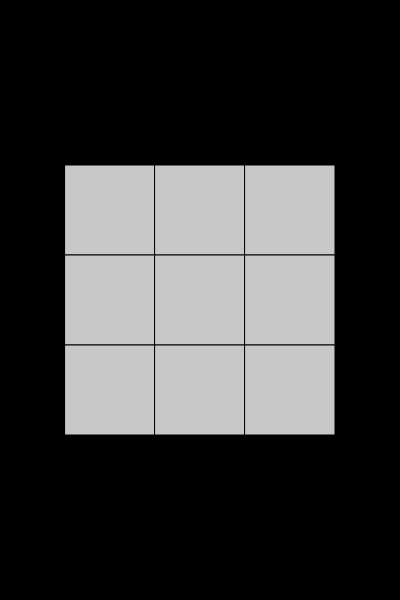
Frame 1 (no input)
Frame 60 (no input): identical to frame 1, image omitted
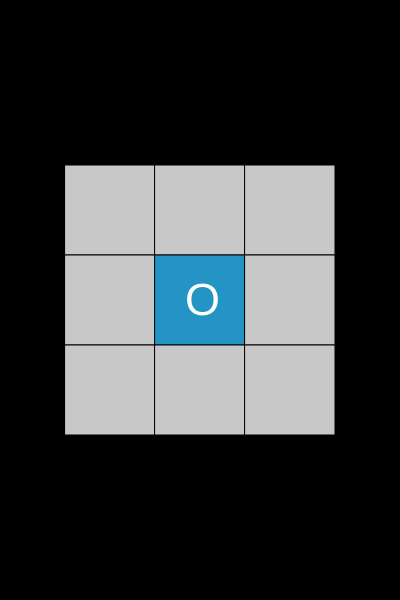
Frame 120 (the mouse pressed at the canvas centre since frame 60)

The p5.js sketch that drew these frames (run headless with seeded random() and noise() and a simulated clock; from frame 60 on, the mouse is pressed at the canvas centre):

// p5.js sketch
// ── sketch.js
var matrix;
var restartButton;

function setup() {
  createCanvas(400, 600);
  matrix = new Matrix();
  matrix.init(600, 400);
}

function draw() {
  background(0);
  matrix.show();
  if (matrix.checkIfGameEnded()) {
    restartButton = createButton(PLAY_AGAIN);
    restartButton.position(width / 2 - (textWidth(PLAY_AGAIN) / 2), height - 30);
    restartButton.mousePressed(restart);
  }
}

function mousePressed() {
  matrix.clicked(mouseX, mouseY);
  matrix.checkWinner();
}

function restart() {
  matrix.init();
}
// ── matrix.js
var Matrix = function() {
  const SPACE_WIDTH = 90;
  this.VALUE_X = 'X';
  this.VALUE_O = 'O';
  this.message = '';

  let spaces = [[],[],[]];
  let yPos = 600/2;
  let xPos = 400/2;
  let leftPadding = xPos - (SPACE_WIDTH * (spaces.length / 2));
  let upPadding = yPos - (SPACE_WIDTH * (spaces.length / 2));
  let nextValue = this.VALUE_O;
  let hasWinner = false;

  this.init = function(canvasHeight, canvasWidth) {
    spaces = [
      [null, null, null],
      [null, null, null],
      [null, null, null],
    ];
    nextValue = this.VALUE_O;
    this.message = '';
    hasWinner = false;
    yPos = canvasHeight && !isNaN(canvasHeight) ? canvasHeight / 2 : yPos;
    xPos = canvasHeight && !isNaN(canvasWidth) ? canvasWidth / 2 : xPos;
  }

  this.show = function() {
    spaces.map((row, rowIndex) => {
      row.map((col, colIndex) => {
        const newX =  leftPadding + (colIndex * SPACE_WIDTH);
        const newY = upPadding + (rowIndex * SPACE_WIDTH);
        const value = spaces[rowIndex][colIndex] || ''
        switch (value) {
          case this.VALUE_X: fill(196, 35, 112); break;
          case this.VALUE_O: fill(35, 148, 196); break;
          default: fill(200); break;
        }
        rect(
          newX,
          newY,
          SPACE_WIDTH,
          SPACE_WIDTH
        );
        textSize(SPACE_WIDTH / 2);
        fill(255);
        text(
          spaces[rowIndex][colIndex] || '',
          newX + (SPACE_WIDTH / 2) - (textWidth('X') / 2),
          newY + (SPACE_WIDTH / 1.5)
        );
      })
    });
    textSize(SPACE_WIDTH / 5);
    fill(255);
    text(
      this.message,
      xPos - (textWidth(this.message) / 2),
      upPadding + (4 * SPACE_WIDTH)
    );
  }

  this.clicked = function(mouseX, mouseY) {
    if (isNaN(mouseX) || isNaN(mouseY)) {
      throw new Error('Invalid types for parameters mouseX or mouseY.')
    }
    const row = Math.floor((mouseY - upPadding) / SPACE_WIDTH);
    const col = Math.floor((mouseX - leftPadding) / SPACE_WIDTH);
    if (row >= 0 && row <= 2 && col >= 0 && col <= 2 && !hasWinner) {
      if (!spaces[row][col]) {
        console.log(`matrix.clicked(${mouseX}, ${mouseY}); // ${row},${col} - ${nextValue}`);
        spaces[row][col] = nextValue;
        nextValue = nextValue === this.VALUE_O ? this.VALUE_X : this.VALUE_O;
        this.message = '';
      } else {
        this.message = SPACE_TAKEN;
      }
    }
    return false;
  }

  this.checkWinner = function() {
    let winner = [0,1,2].reduce((winner, value, i) => {
      if (!winner.isWinner) {
        // Horizontal
        winner = getWinner(spaces, i, true);
        if (!winner.isWinner) {
          // Vertical
          winner = getWinner(spaces, i, false);
          if (!winner.isWinner) {
            winner = getDiagonalWinner(spaces);
          }
        }
      }
      return winner;
    }, { isWinner: false });

    this.message = winner.isWinner ? `${winner.value}${WINNER}` : '';
    hasWinner = winner.isWinner;
    return winner;
  }

  this.checkIfGameEnded = function() {
    const fullMatrix = spaces.reduce((isFull, rows) => {
      return isFull &&
        rows[0] !== null &&
        rows[1] !== null &&
        rows[2] !== null;
    }, true);

    this.message = !hasWinner && fullMatrix && this.message === '' ? NO_WINNER : this.message;
    return hasWinner || fullMatrix;
  }
}

function getWinner(spaces, index, isRow){
  const isWinner = spaces[isRow ? index : 0][isRow ? 0 : index] &&
      spaces[isRow ? index : 0][isRow ? 0 : index] === spaces[isRow ? index : 1][isRow ? 1 : index] &&
      spaces[isRow ? index : 0][isRow ? 0 : index] === spaces[isRow ? index : 2][isRow ? 2 : index];

  return {
    isWinner: isWinner || false,
    value: isWinner ? spaces[isRow ? index : 0][isRow ? 0 : index] : ''
  }
}

function getDiagonalWinner(spaces){
  const isWinner = spaces[1][1] && (
    (spaces[0][0] === spaces[1][1] && spaces[0][0] === spaces[2][2]) ||
    (spaces[0][2] === spaces[1][1] && spaces[1][1] === spaces[2][0])
  );
  return {
    isWinner: isWinner || false,
    value: isWinner ? spaces[1][1] : ''
  }
}

// ── messages.js
const SPACE_TAKEN = 'Hey this space is already taken!';
const WINNER = ' is the winner!';
const NO_WINNER = 'There is no winner :(';
const PLAY_AGAIN = 'Play again!';
